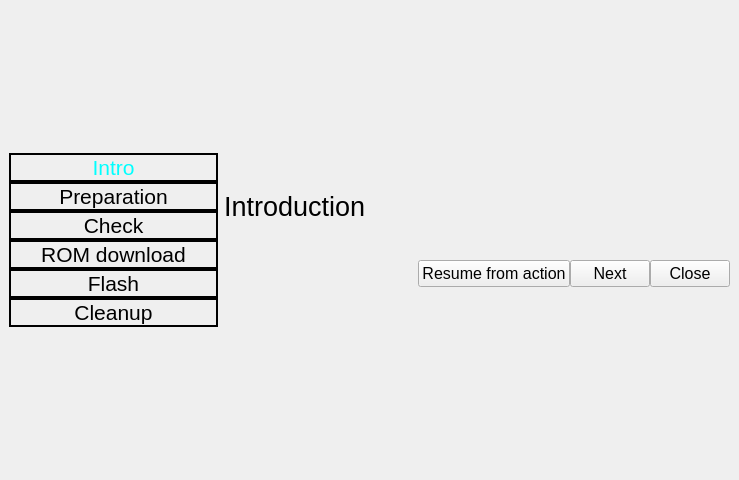
<?xml version="1.0" encoding="UTF-8"?>
<ui version="4.0">
 <class>MainWindow</class>
 <widget class="QMainWindow" name="MainWindow">
  <property name="geometry">
   <rect>
    <x>0</x>
    <y>0</y>
    <width>739</width>
    <height>480</height>
   </rect>
  </property>
  <property name="minimumSize">
   <size>
    <width>739</width>
    <height>480</height>
   </size>
  </property>
  <property name="maximumSize">
   <size>
    <width>16777215</width>
    <height>16777215</height>
   </size>
  </property>
  <property name="windowTitle">
   <string>Flash wizard</string>
  </property>
  <widget class="QWidget" name="centralwidget">
   <layout class="QGridLayout" name="gridLayout">
    <item row="0" column="0">
     <layout class="QGridLayout" name="gridLayout_Side">
      <property name="verticalSpacing">
       <number>0</number>
      </property>
      <item row="2" column="0">
       <widget class="QLabel" name="label_Check">
        <property name="font">
         <font>
          <pointsize>16</pointsize>
         </font>
        </property>
        <property name="styleSheet">
         <string notr="true">border: 2px solid black;</string>
        </property>
        <property name="text">
         <string>   Check   </string>
        </property>
        <property name="alignment">
         <set>Qt::AlignCenter</set>
        </property>
       </widget>
      </item>
      <item row="5" column="0">
       <widget class="QLabel" name="label_Cleanup">
        <property name="font">
         <font>
          <pointsize>16</pointsize>
         </font>
        </property>
        <property name="styleSheet">
         <string notr="true">border: 2px solid black;</string>
        </property>
        <property name="text">
         <string>   Cleanup   </string>
        </property>
        <property name="alignment">
         <set>Qt::AlignCenter</set>
        </property>
       </widget>
      </item>
      <item row="4" column="0">
       <widget class="QLabel" name="label_Flash">
        <property name="font">
         <font>
          <pointsize>16</pointsize>
         </font>
        </property>
        <property name="styleSheet">
         <string notr="true">border: 2px solid black;</string>
        </property>
        <property name="text">
         <string>   Flash   </string>
        </property>
        <property name="alignment">
         <set>Qt::AlignCenter</set>
        </property>
       </widget>
      </item>
      <item row="1" column="0">
       <widget class="QLabel" name="label_Prep">
        <property name="font">
         <font>
          <pointsize>16</pointsize>
         </font>
        </property>
        <property name="styleSheet">
         <string notr="true">border: 2px solid black;</string>
        </property>
        <property name="text">
         <string>  Preparation  </string>
        </property>
        <property name="alignment">
         <set>Qt::AlignCenter</set>
        </property>
       </widget>
      </item>
      <item row="0" column="0">
       <widget class="QLabel" name="label_Intro">
        <property name="font">
         <font>
          <pointsize>16</pointsize>
         </font>
        </property>
        <property name="styleSheet">
         <string notr="true">border:  2px solid black; color: cyan;</string>
        </property>
        <property name="text">
         <string>   Intro   </string>
        </property>
        <property name="alignment">
         <set>Qt::AlignCenter</set>
        </property>
       </widget>
      </item>
      <item row="3" column="0">
       <widget class="QLabel" name="label_Download">
        <property name="font">
         <font>
          <pointsize>16</pointsize>
         </font>
        </property>
        <property name="styleSheet">
         <string notr="true">border: 2px solid black;</string>
        </property>
        <property name="text">
         <string>ROM download</string>
        </property>
        <property name="alignment">
         <set>Qt::AlignCenter</set>
        </property>
       </widget>
      </item>
     </layout>
    </item>
    <item row="0" column="1">
     <layout class="QGridLayout" name="gridLayout_Main">
      <property name="spacing">
       <number>0</number>
      </property>
      <item row="3" column="0">
       <spacer name="horizontalSpacer">
        <property name="orientation">
         <enum>Qt::Horizontal</enum>
        </property>
        <property name="sizeHint" stdset="0">
         <size>
          <width>40</width>
          <height>20</height>
         </size>
        </property>
       </spacer>
      </item>
      <item row="3" column="3">
       <widget class="QPushButton" name="pushButton_Close">
        <property name="font">
         <font>
          <pointsize>12</pointsize>
         </font>
        </property>
        <property name="text">
         <string>Close</string>
        </property>
       </widget>
      </item>
      <item row="1" column="0" colspan="4">
       <layout class="QGridLayout" name="gridLayout_Content"/>
      </item>
      <item row="0" column="0" colspan="4">
       <widget class="QLabel" name="labelMain">
        <property name="sizePolicy">
         <sizepolicy hsizetype="Expanding" vsizetype="Fixed">
          <horstretch>0</horstretch>
          <verstretch>0</verstretch>
         </sizepolicy>
        </property>
        <property name="font">
         <font>
          <pointsize>20</pointsize>
         </font>
        </property>
        <property name="text">
         <string>Introduction</string>
        </property>
       </widget>
      </item>
      <item row="3" column="2">
       <widget class="QPushButton" name="pushButton_Next">
        <property name="font">
         <font>
          <pointsize>12</pointsize>
         </font>
        </property>
        <property name="text">
         <string>Next</string>
        </property>
       </widget>
      </item>
      <item row="3" column="1">
       <widget class="QPushButton" name="pushButton_Resume">
        <property name="font">
         <font>
          <pointsize>12</pointsize>
         </font>
        </property>
        <property name="text">
         <string>Resume from action</string>
        </property>
       </widget>
      </item>
     </layout>
    </item>
   </layout>
  </widget>
 </widget>
 <resources/>
 <connections/>
</ui>
